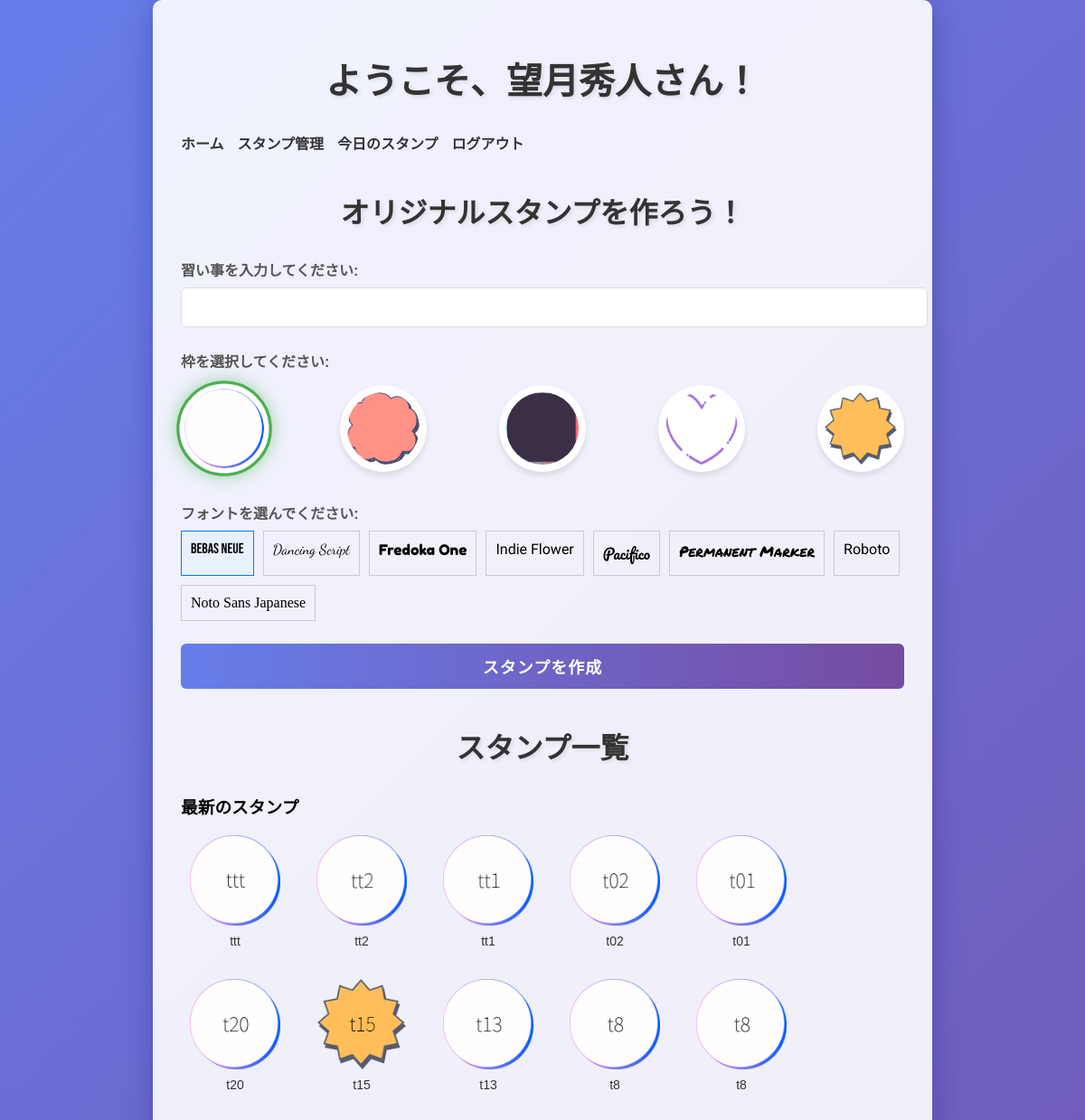
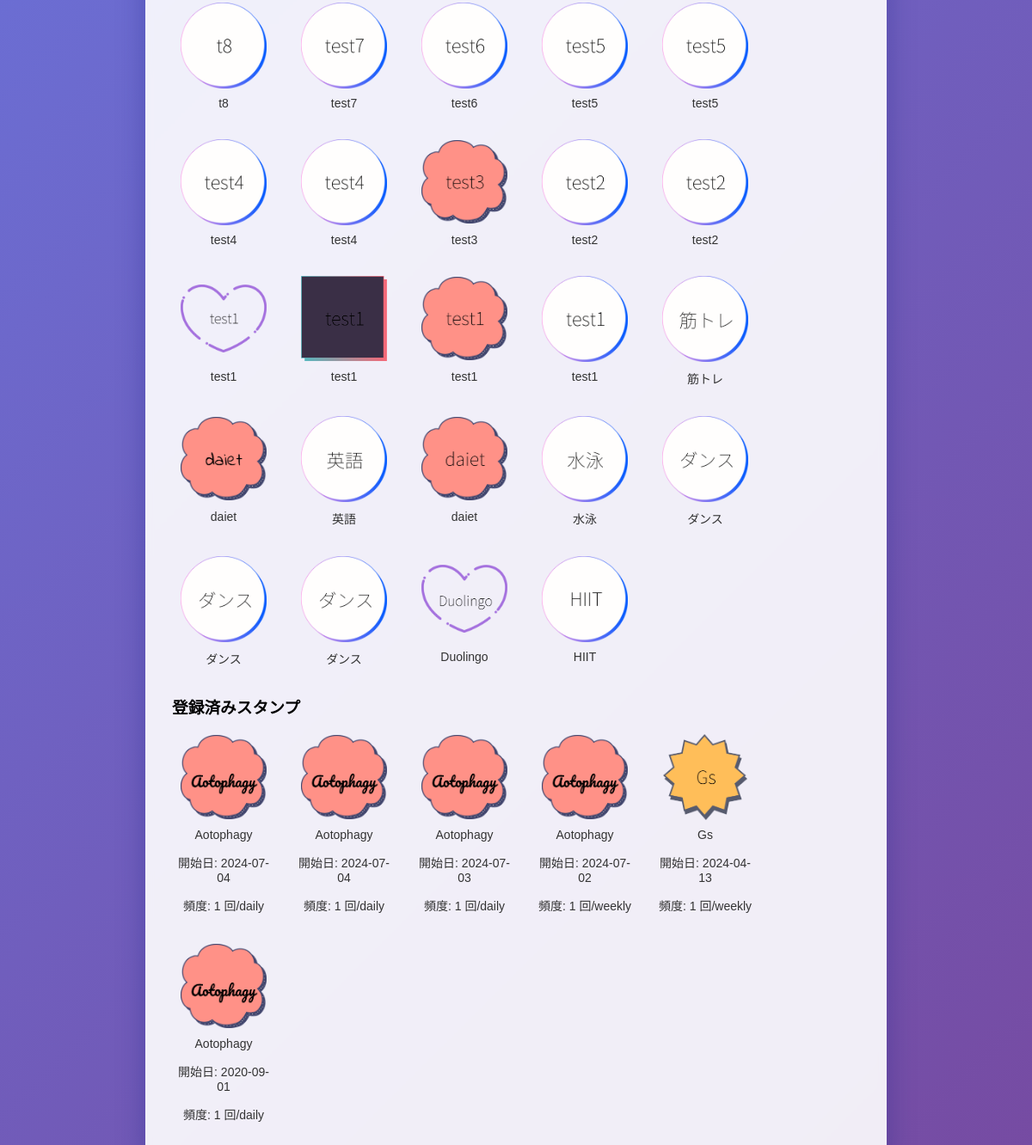
/stamp-creation/index.php (signed in), run on the app's committed database (2 pictures, top to bottom).
### tables this page shows
CREATE TABLE `users` (
  `id` int(11) UNSIGNED NOT NULL,
  `name` varchar(100) NOT NULL,
  `kana` varchar(100) NOT NULL,
  `nickname` varchar(100) DEFAULT NULL,
  `age` int(3) NOT NULL,
  `gender` enum('male','female','other') NOT NULL,
  `address` text NOT NULL,
  `email` varchar(100) NOT NULL,
  `phone` varchar(20) NOT NULL,
  `password` varchar(255) NOT NULL,
  `created_at` timestamp NOT NULL DEFAULT current_timestamp()
);

CREATE TABLE `stamps` (
  `id` int(11) NOT NULL,
  `hobby` varchar(255) NOT NULL,
  `shape` varchar(50) NOT NULL,
  `font` varchar(50) NOT NULL,
  `image_path` varchar(255) NOT NULL,
  `created_at` timestamp NOT NULL DEFAULT current_timestamp(),
  `user_id` int(11) DEFAULT NULL,
  `status` enum('draft','registered') DEFAULT 'draft'
);

### stamp-creation/index.php (the view, shortened to what this page needs)
<?php
require_once '../includes/db_connection.php';
$user_id = $_SESSION['user_id'];
$sql = "SELECT name FROM users WHERE id = ?";
$stmt = $conn->prepare($sql);
$stmt->bind_param("i", $user_id);
$stmt->execute();
$result = $stmt->get_result();
$user = $result->fetch_assoc();
$sql_draft = "SELECT * FROM stamps WHERE user_id = ? AND status = 'draft' ORDER BY created_at DESC";
$stmt_draft = $conn->prepare($sql_draft);
$stmt_draft->bind_param("i", $user_id);
$stmt_draft->execute();
$result_draft = $stmt_draft->get_result();
$draft_stamps = $result_draft->fetch_all(MYSQLI_ASSOC);
$sql_registered = "SELECT s.*, su.start_date, su.frequency_type, su.frequency_count
                   FROM stamps s
                   JOIN stamp_usage su ON s.id = su.stamp_id
                   WHERE s.user_id = ? AND s.status = 'registered'
                   ORDER BY su.start_date DESC";
$stmt_registered = $conn->prepare($sql_registered);
$stmt_registered->bind_param("i", $user_id);
$stmt_registered->execute();
$result_registered = $stmt_registered->get_result();
$registered_stamps = $result_registered->fetch_all(MYSQLI_ASSOC);
$has_stamps = !empty($draft_stamps) || !empty($registered_stamps);
?>
<!DOCTYPE html>
<html lang="ja">
<head>
    <link rel="stylesheet" type="text/css" href="styles.css">
</head>
<body>
    <div class="container">
        <header>
            <h1>ようこそ、<?php echo htmlspecialchars($user['name']); ?>さん！</h1>
            <nav>
                <ul>
                    <li><a href="../index.php">ホーム</a></li>
                    <li><a href="stamp_management.php">スタンプ管理</a></li>
                    <li><a href="../stamp-usage/index.php">今日のスタンプ</a></li>
                    <li><a href="../registration/logout.php">ログアウト</a></li>
                </ul>
            </nav>
        </header>
        <h2>オリジナルスタンプを作ろう！</h2>
        <form id="stampForm" method="post" action="save_stamp.php">
            <div class="form-group">
                <label for="hobby">習い事を入力してください:</label>
                <input type="text" id="hobby" name="hobby" required>
            </div>
            <div class="form-group">
                <label>枠を選択してください:</label>
                <div id="shapeOptions">
                    <label>
                        <img src="../assets/images/stamp_shapes/circle.png" alt="丸型">
                    </label>
                    <label>
                        <img src="../assets/images/stamp_shapes/cloud.png" alt="雲型">
                    </label>
                    <label>
                        <img src="../assets/images/stamp_shapes/square.png" alt="四角型">
                    </label>
                    <label>
                        <img src="../assets/images/stamp_shapes/heart.png" alt="ハート型">
                    </label>
                    <label>
                        <img src="../assets/images/stamp_shapes/star.png" alt="星型">
                    </label>
                </div>
            </div>
            <div class="form-group">
                <label>フォントを選んでください:</label>
                <div id="fontPreview" class="font-preview">
                </div>
            </div>
            <div class="form-group">
                <button type="submit">スタンプを作成</button>
            </div>
        </form>
        <div id="stampSelection">
            <h2>スタンプ一覧</h2>
            <div id="savedStamps">
                <?php if ($has_stamps): ?>
                    <div id="latestStamps">
                        <h3>最新のスタンプ</h3>
                        <div class="stamp-list">
                            <?php foreach ($draft_stamps as $stamp): ?>
                                <div class="saved-stamp draft-stamp"
                                    data-stamp-id="<?php echo htmlspecialchars($stamp['id']); ?>">
                                    <img src="/lesson-management-system<?php echo htmlspecialchars($stamp['image_path']); ?>"
                                        alt="Draft Stamp">
                                    <p><?php echo htmlspecialchars($stamp['hobby']); ?></p>
                                </div>
                            <?php endforeach; ?>
                        </div>
                    </div>
                    <div id="registeredStamps">
                        <h3>登録済みスタンプ</h3>
                        <div class="stamp-list">
                            <?php foreach ($registered_stamps as $stamp): ?>
                                <div class="saved-stamp registered-stamp"
                                    data-stamp-id="<?php echo htmlspecialchars($stamp['id']); ?>">
                                    <img src="/lesson-management-system<?php echo htmlspecialchars($stamp['image_path']); ?>"
                                        alt="Registered Stamp">
                                    <p><?php echo htmlspecialchars($stamp['hobby']); ?></p>
                                    <p>開始日: <?php echo htmlspecialchars($stamp['start_date']); ?></p>
                                    <p>頻度:
                                        <?php echo htmlspecialchars($stamp['frequency_count']) . ' 回/' . htmlspecialchars($stamp['frequency_type']); ?>
                                    </p>
                                </div>
                            <?php endforeach; ?>
                        </div>
                    </div>
                <?php else: ?>
                    <p>まだスタンプを作成していません。新しいスタンプを作成してみましょう！</p>
                <?php endif; ?>
            </div>
        </div>
    </div>
</body>
</html>

### stamp-creation/styles.css (style rules this page uses)
body { font-family: 'Arial', sans-serif; margin: 0; padding: 0; background: linear-gradient(135deg, #667eea 0%, #764ba2 100%); background-attachment: fixed; min-height: 100vh; display: flex; justify-content: center; align-items: center; }
.container { max-width: 800px; width: 90%; padding: 30px; background-color: rgba(255, 255, 255, 0.9); box-shadow: 0 8px 32px 0 rgba(31, 38, 135, 0.37); backdrop-filter: blur(4px); -webkit-backdrop-filter: blur(4px); border-radius: 10px; border: 1px solid rgba(255, 255, 255, 0.18); }
h1, h2 { color: #333; text-align: center; margin-bottom: 30px; font-size: 2.5em; text-shadow: 2px 2px 4px rgba(0,0,0,0.1); }
h2 { font-size: 2em; margin-top: 40px; }
.form-group { margin-bottom: 25px; }
label { display: block; margin-bottom: 8px; color: #555; font-weight: bold; }
input[type="text"], select { width: 100%; padding: 12px; border: 1px solid #ddd; border-radius: 6px; font-size: 16px; transition: border-color 0.3s ease; }
#shapeOptions { display: flex; justify-content: space-between; margin-top: 15px; }
#shapeOptions label { display: flex; flex-direction: column; align-items: center; cursor: pointer; }
#shapeOptions img { width: 80px; height: 80px; border: 3px solid transparent; border-radius: 50%; transition: all 0.3s ease; padding: 5px; background-color: white; box-shadow: 0 4px 6px rgba(0, 0, 0, 0.1); }
#shapeOptions input[type="radio"]:checked + img { border-color: #4CAF50; transform: scale(1.1); box-shadow: 0 0 15px rgba(76, 175, 80, 0.5); }
button { display: block; width: 100%; padding: 12px; background: linear-gradient(to right, #667eea, #764ba2); color: white; border: none; border-radius: 6px; font-size: 18px; font-weight: bold; cursor: pointer; transition: all 0.3s ease; text-transform: uppercase; letter-spacing: 1px; }
#savedStamps { display: block; }
.stamp-list { display: flex; flex-wrap: wrap; gap: 20px; }
.saved-stamp { width: 120px; text-align: center; }
.saved-stamp img { width: 100px; height: 100px; object-fit: contain; }
.saved-stamp p { margin-top: 5px; font-size: 14px; color: #333; }
.font-preview { display: flex; flex-wrap: wrap; gap: 10px; }
.stamp-list { display: flex; flex-wrap: wrap; gap: 20px; justify-content: flex-start; }
nav ul { list-style-type: none; padding: 0; display: flex; gap: 15px; margin-bottom: 20px; }
nav ul li a { text-decoration: none; color: #333; font-weight: bold; }

### stamp-creation/index.php (style rules this page uses)
.font-preview { display: flex; flex-wrap: wrap; gap: 10px; }

### data on the page
users: name "望月秀人"
stamps: image_path (picture), hobby "ttt"
stamps: image_path (picture), hobby "tt2"
stamps: image_path (picture), hobby "tt1"
stamps: image_path (picture), hobby "t02"
stamps: image_path (picture), hobby "t01"
stamps: image_path (picture), hobby "t20"
stamps: image_path (picture), hobby "t15"
stamps: image_path (picture), hobby "t13"
stamps: image_path (picture), hobby "t8"
stamps: image_path (picture), hobby "t8"
stamps: image_path (picture), hobby "t8"
stamps: image_path (picture), hobby "test7"
stamps: image_path (picture), hobby "test6"
stamps: image_path (picture), hobby "test5"
stamps: image_path (picture), hobby "test5"
stamps: image_path (picture), hobby "test4"
stamps: image_path (picture), hobby "test4"
stamps: image_path (picture), hobby "test3"
stamps: image_path (picture), hobby "test2"
stamps: image_path (picture), hobby "test2"
stamps: image_path (picture), hobby "test1"
stamps: image_path (picture), hobby "test1"
stamps: image_path (picture), hobby "test1"
stamps: image_path (picture), hobby "test1"
stamps: image_path (picture), hobby "筋トレ"
stamps: image_path (picture), hobby "daiet"
stamps: image_path (picture), hobby "英語"
stamps: image_path (picture), hobby "daiet"
stamps: image_path (picture), hobby "水泳"
stamps: image_path (picture), hobby "ダンス"
stamps: image_path (picture), hobby "ダンス"
stamps: image_path (picture), hobby "ダンス"
stamps: image_path (picture), hobby "Duolingo"
stamps: image_path (picture), hobby "HIIT"

### other printed values
$stamp['hobby'] "Aotophagy"
$stamp['start_date'] "2024-07-04"
$stamp['frequency_count'] "1"
$stamp['frequency_type'] "daily"
$stamp['start_date'] "2024-07-03"
$stamp['start_date'] "2024-07-02"
$stamp['frequency_type'] "weekly"
$stamp['hobby'] "Gs"
$stamp['start_date'] "2024-04-13"
$stamp['start_date'] "2020-09-01"
